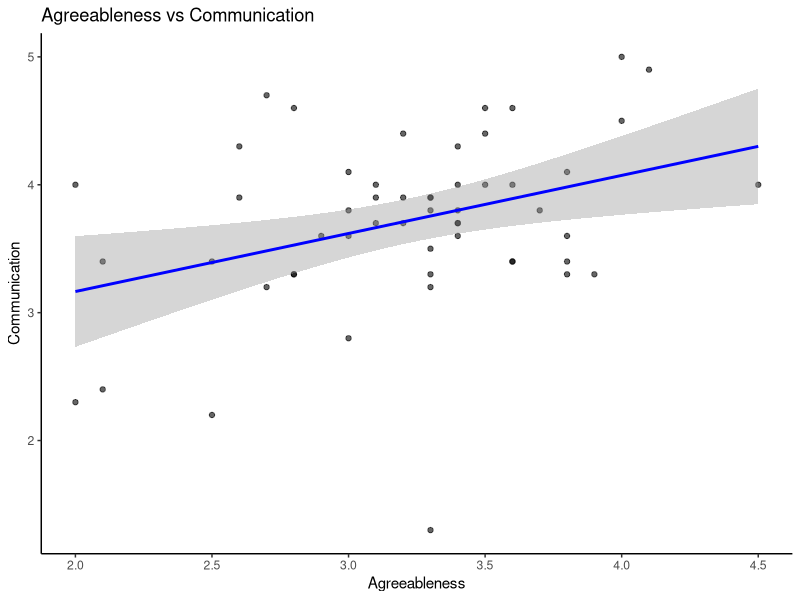

Write the R code that produced this figure.
df <- read.csv("data/HEXACO_TWQ_raw-data.csv", sep = ";", check.names = FALSE)

library(tidyr)

# identify and reverse-score the reverse items of HEXACO
reverse_items <- c(
  # Honesty-Humility
  "F12r", "F24r", "F30r", "F42r", "F48r", "F60r",
  # Emotionality
  "F35r", "F41r", "F53r", "F59r",
  # Extraversion
  "F10r", "F28r", "F46r", "F52r",
  # Agreeableness
  "F09r", "F15r", "F21r", "F57r",
  # Conscientiousness
  "F14r", "F20r", "F26r", "F32r", "F44r", "F56r",
  # Openness
  "F01r", "F31r", "F49r"
)

reverse_items <- intersect(reverse_items, names(df))

for (item in reverse_items){
  df[[item]] <- 6 - df[[item]]
}

# calculate scores for each HEXACO dimension
H_items <- c("F06", "F30r", "F54", "F12r", "F36", "F60r",
             "F18", "F42r", "F24r", "F48r")

E_items <- c("F05", "F29", "F53r", "F11", "F35r",
             "F17", "F41r", "F23", "F47", "F59r")

X_items <- c("F04", "F28r", "F52r", "F10r", "F34", "F58",
             "F16", "F40", "F22", "F46r")

A_items <- c("F03", "F27", "F09r", "F33", "F51",
             "F15r", "F39", "F57r", "F21r", "F45")

C_items <- c("F02", "F26r", "F08", "F32r", "F14r", "F38", "F50",
             "F20r", "F44r", "F56r")

O_items <- c("F01r", "F25", "F07", "F31r", "F13", "F37",
             "F49r", "F19", "F43", "F55")

df$honesty_humility <- rowMeans(df[, H_items], na.rm = TRUE)
df$emotionality <- rowMeans(df[, E_items], na.rm = TRUE)
df$extraversion <- rowMeans(df[, X_items], na.rm = TRUE)
df$agreeableness <- rowMeans(df[, A_items], na.rm = TRUE)
df$conscientiousness <- rowMeans(df[, C_items], na.rm = TRUE)
df$openness <- rowMeans(df[, O_items], na.rm = TRUE)

# TWQ has six dimensions: Communication (CMNC), Coordination (CRDN),
# Balance (BLNC), Support (SPRT), Commitment (COMT), Cohesion (COHS)

# identify and reverse-score the reverse items of TWQ
twq_reverse <- c("CMNC04r", "CMNC06r", "CMNC07r", "CRDN4r", "BLNC3r",
                 "COMT4r", "COHS02r", "COHS06r")

for (item in intersect(twq_reverse, names(df))) {
  df[[item]] <- 6 - df[[item]]
}

CMNC_items <- c("CMNC01", "CMNC02", "CMNC03", "CMNC04r", "CMNC05",
                "CMNC06r", "CMNC07r", "CMNC08", "CMNC09", "CMNC10")
CRDN_items <- c("CRDN1", "CRDN2", "CRDN3", "CRDN4r")
BLNC_items <- c("BLNC1", "BLNC2", "BLNC3r")
SPRT_items <- c("SPRT1", "SPRT2", "SPRT3", "SPRT4", "SPRT5", "SPRT6")
COMT_items <- c("COMT1", "COMT2", "COMT3", "COMT4r")
COHS_items <- c("COHS01", "COHS02r", "COHS03", "COHS04", "COHS05",
                "COHS06r", "COHS07", "COHS08", "COHS09", "COHS10")

# calculate scores for each TWQ dimension
df$communication <- rowMeans(df[, CMNC_items], na.rm = TRUE)
df$coordination <- rowMeans(df[, CRDN_items], na.rm = TRUE)
df$balance <- rowMeans(df[, BLNC_items], na.rm = TRUE)
df$support <- rowMeans(df[, SPRT_items], na.rm = TRUE)
df$commitment <- rowMeans(df[, COMT_items], na.rm = TRUE)
df$cohesion <- rowMeans(df[, COHS_items], na.rm = TRUE)

# Summary table: mean and SD for HEXACO and TWQ
vars <- c("honesty_humility", "emotionality", "extraversion",
          "agreeableness", "conscientiousness", "openness",
          "communication", "coordination", "balance",
          "support", "commitment", "cohesion")

summary_table <- data.frame(
  variable = vars,
  mean = sapply(df[, vars], mean, na.rm = TRUE),
  sd = sapply(df[, vars], sd, na.rm = TRUE)
)

summary_table$mean <- round(summary_table$mean, 2)
summary_table$sd <- round(summary_table$sd, 2)
summary_table$type <- c(rep("HEXACO", 6), rep("TWQ", 6))

# correlation analysis
cor_vars <- c("honesty_humility", "emotionality", "extraversion",
              "agreeableness", "conscientiousness", "openness",
              "communication", "coordination", "balance",
              "support", "commitment", "cohesion")

cor_mat <- cor(df[, cor_vars], use = "pairwise.complete.obs")
round(cor_mat, 2)

# an example of plotting
# I chose "agreeableness" (HEXACO) and "communication" (TWQ) as an example,
# because they showed the strongest correlation.
library(ggplot2)

communication_plot <- ggplot(df, aes(x = agreeableness, y = communication)) +
  geom_point(alpha = 0.6) +
  geom_smooth(method = "lm", se = TRUE, color = "blue") +
  labs(
    x = "Agreeableness",
    y = "Communication",
    title = "Agreeableness vs Communication"
  ) +
  theme_classic()

# also here is the example of regression.
# regression: does agreeableness predict communication?
model <- lm(communication ~ agreeableness, data = df)
summary(model)
